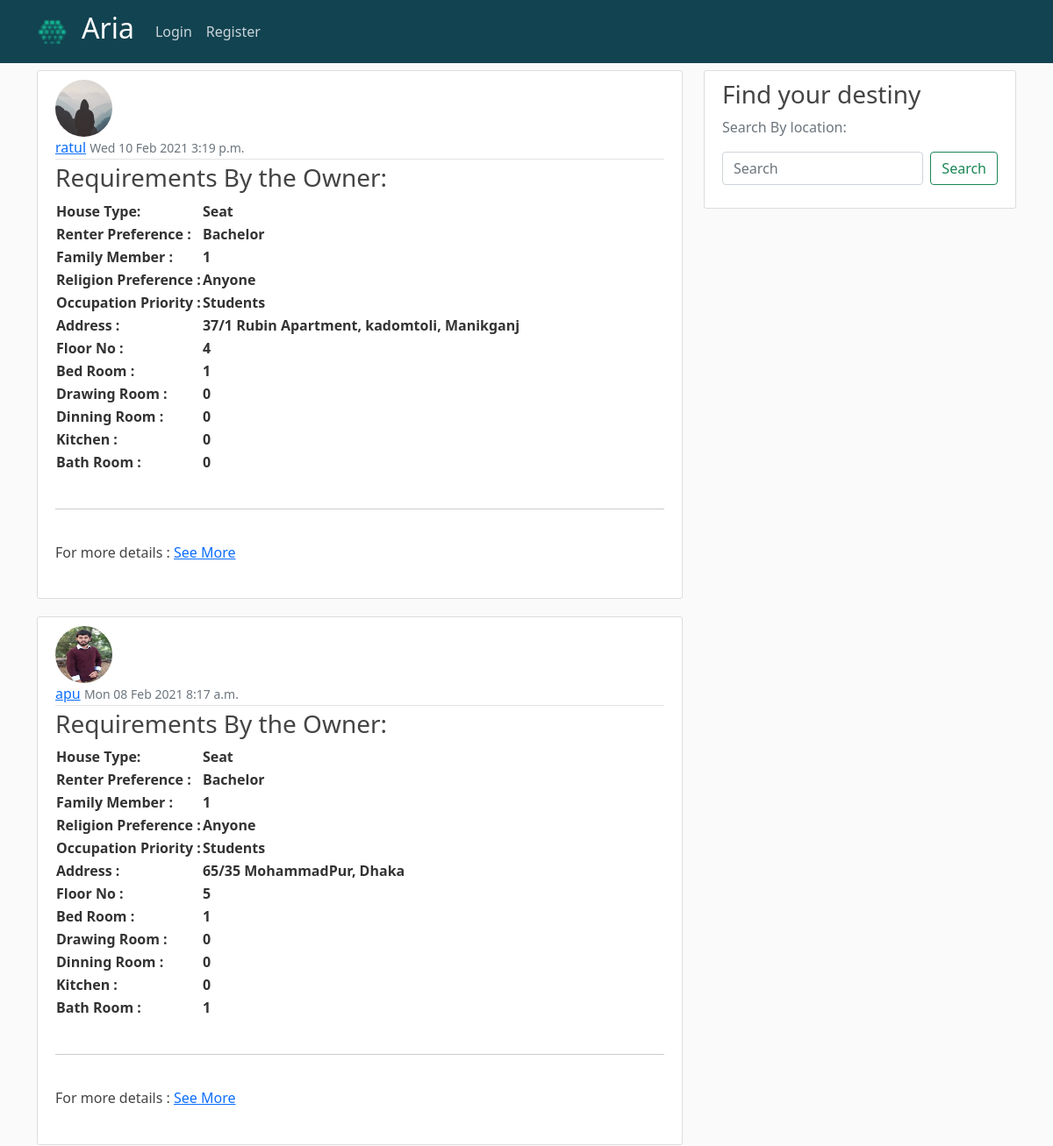
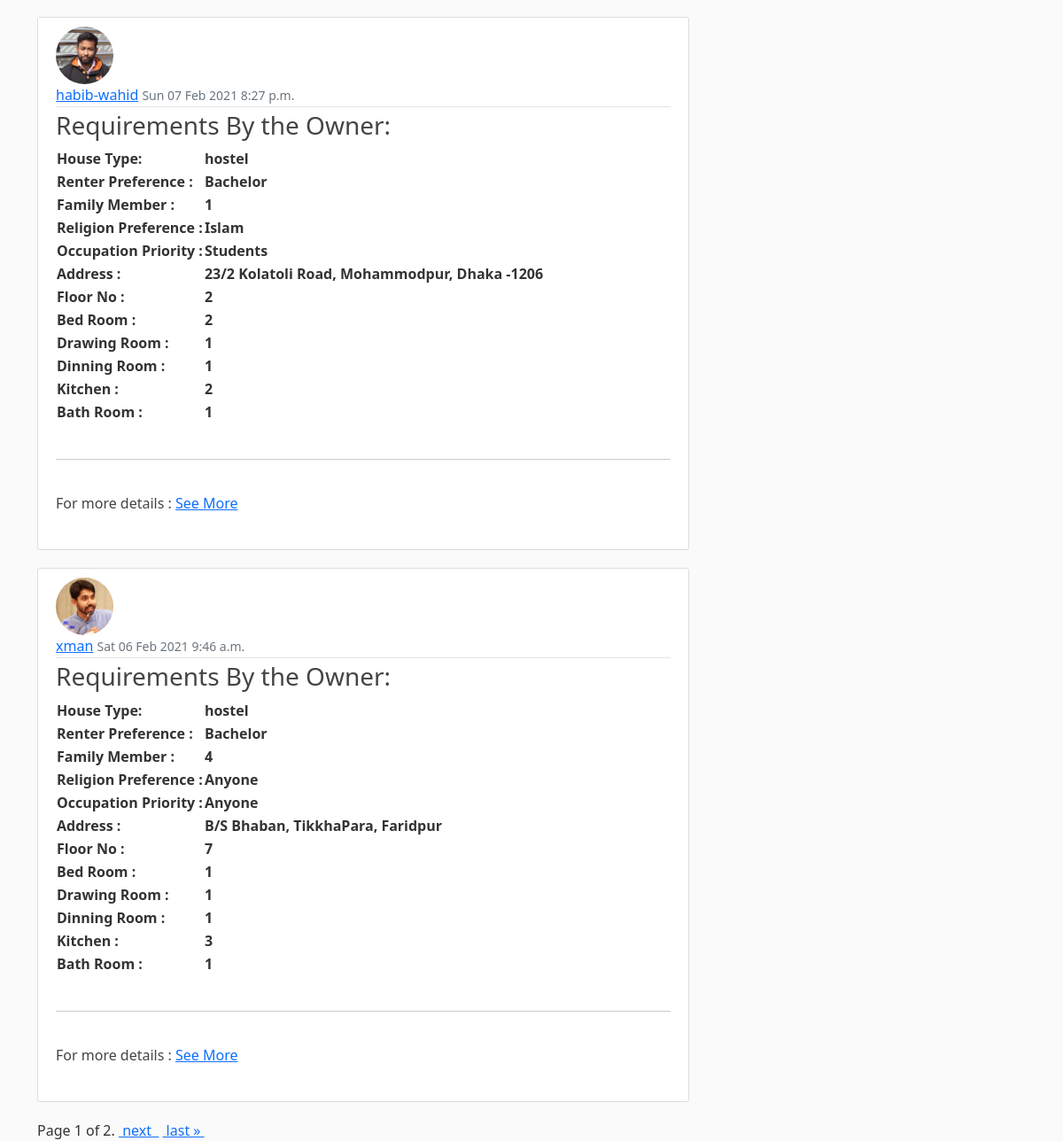
Page /home/ on the earlier database version (2 pictures, top to bottom).
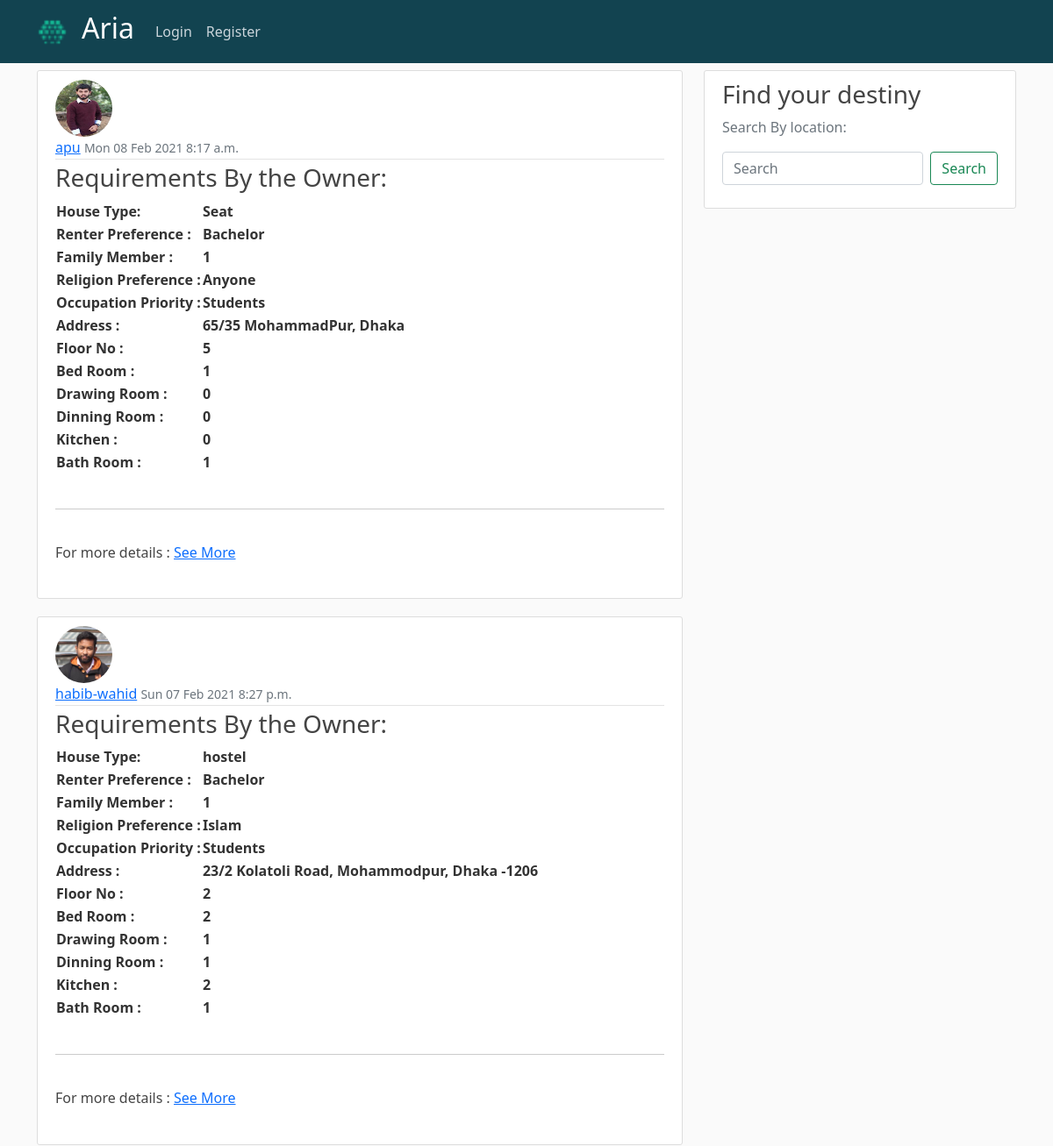
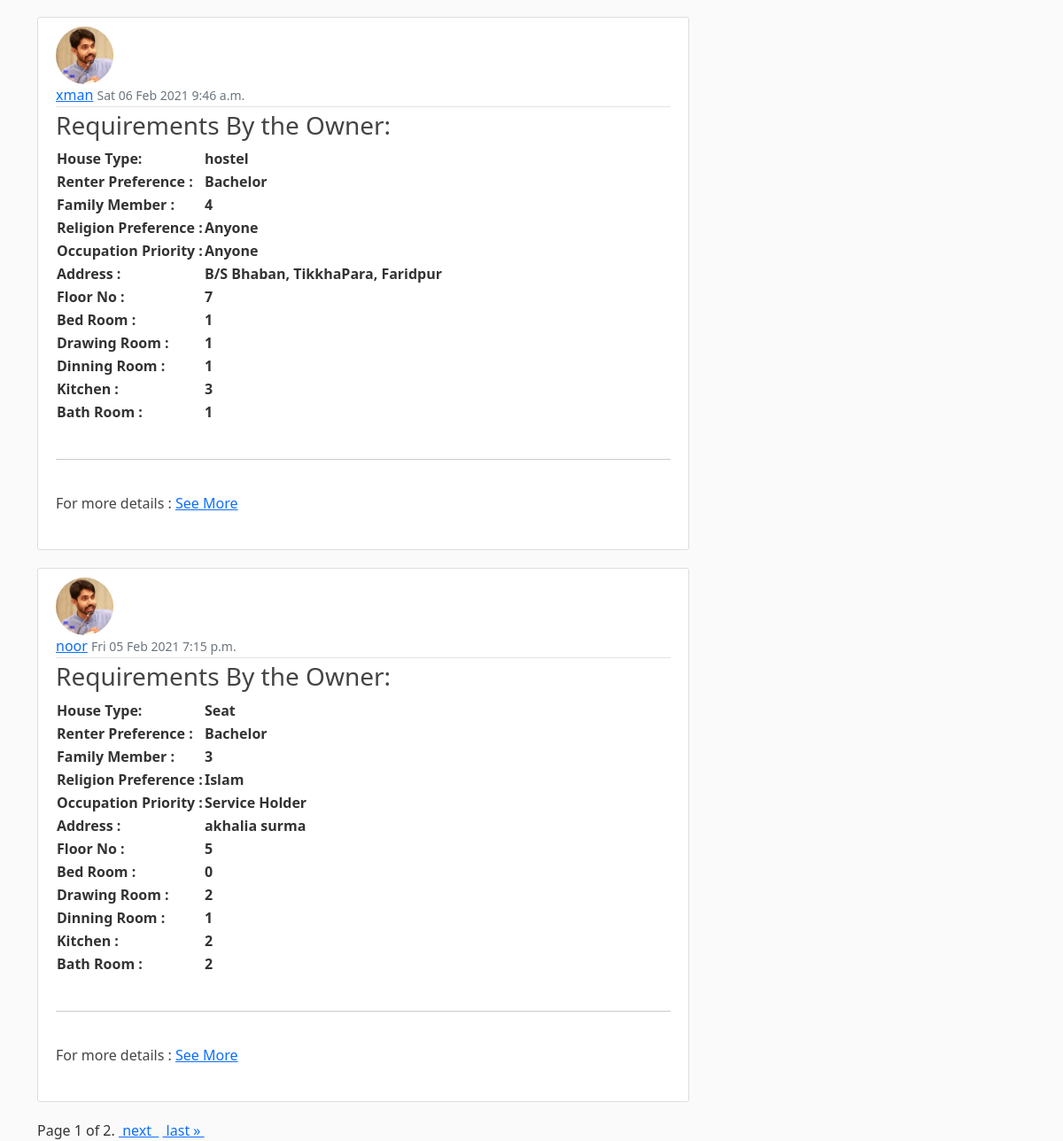
Same page on the later database version (2 pictures, top to bottom).
### blog/models.py (models this page shows, shortened)
class Post3(models.Model):
    owner = models.ForeignKey(User,on_delete=models.CASCADE)
    date_posted = models.DateTimeField(default=timezone.now)
    house_type = models.CharField(max_length=5,choices=HOUSE_CHOICES)
    renter_preference = models.CharField(max_length=5,choices=RENTER_CHOICES)
    family_member = models.CharField(max_length=5,choices=MEMBER_CHOICES)
    religion_preference = models.CharField(max_length=5,choices=RELIGION_CHOICES)
    occupation_priority = models.CharField(max_length=5,choices=OCCUPATION_CHOICES)
    address = models.CharField(max_length=150)
    floor = models.CharField(max_length=10,choices=FLOOR_CHOICES)
    bed_room = models.CharField(max_length=5,choices=BED_CHOICES)
    bed_room_image = models.ImageField(upload_to='profile_pics',null=True,blank=True)
    drawing_room = models.CharField(max_length=5,choices=BED_CHOICES)
    drawing_room_image = models.ImageField(upload_to='profile_pics',null=True,blank=True)
    dinning_room = models.CharField(max_length=5,choices=BED_CHOICES)
    dinning_room_image = models.ImageField(upload_to='profile_pics',null=True,blank=True)
    kitchen = models.CharField(max_length=5,choices=BED_CHOICES)
    kitchen_room_image = models.ImageField(upload_to='profile_pics',null=True,blank=True)
    bathroom = models.CharField(max_length=5,choices=BED_CHOICES)
    bath_room_image = models.ImageField(upload_to='profile_pics',null=True,blank=True)
    washing_Machine = models.CharField(max_length=3,choices=FACILITY_CHOICES)
    hot_water = models.CharField(max_length=3,choices=FACILITY_CHOICES)
    IPS = models.CharField(max_length=3,choices=FACILITY_CHOICES)
    Generator = models.CharField(max_length=3,choices=FACILITY_CHOICES)
    Belcony = models.CharField(max_length=3,choices=FACILITY_CHOICES)
    Oven = models.CharField(max_length=3,choices=FACILITY_CHOICES)
    lift = models.CharField(max_length=3,choices=FACILITY_CHOICES)
    refrigerator = models.CharField(max_length=3,choices=FACILITY_CHOICES)
    sofa = models.CharField(max_length=3,choices=FACILITY_CHOICES)
    wifi = models.CharField(max_length=3,choices=FACILITY_CHOICES)
    ac = models.CharField(max_length=3,choices=FACILITY_CHOICES)
    television = models.CharField(max_length=3,choices=FACILITY_CHOICES)
    gas = models.CharField(max_length=3,choices=GAS_CHOICES)
    security = models.CharField(max_length=3,choices=FACILITY_CHOICES)
    parking = models.CharField(max_length=3,choices=FACILITY_CHOICES)
    house_rent = models.CharField(max_length=10)
    electricity_rent = models.CharField(max_length=5,null=True)
    gas_rent = models.CharField(max_length=5,null=True)
    water_rent = models.CharField(max_length=5,null=True)
    service_rent = models.CharField(max_length=5,null=True)
    rent_date = models.DateTimeField()
    any_special_instructions = models.TextField()

### users/models.py (models this page shows, shortened)
class Profile(models.Model):
    user = models.OneToOneField(User, on_delete = models.CASCADE)
    image = models.ImageField(default='default.jpg', upload_to='profile_pics')

### blog/views.py (the view)
# urls.py: path('home/', views.PostList1, name='blog-home'),
def PostList1(request):
    if 'q' in request.GET:
        q = request.GET['q']
        objects = Post3.objects.filter(address__icontains=q).order_by('-date_posted')
    else:
        objects = Post3.objects.all().order_by('-date_posted')
    paginator = Paginator(objects,4)
    page_number = request.GET.get('page')
    page_obj = paginator.get_page(page_number)
    return render(request,'blog/home1.html',{'page_obj':page_obj})

### blog/templates/blog/home1.html (shortened to what this page needs)
{% extends "blog/base.html" %}
{% block content %}
   {% for post in page_obj %}
   <article class="media content-section">
     <img class="rounded-circle article-img" src="{{ post.owner.profile.image.url}}" >
     <div class="media-body">
         <div class="article-metadata">
             <a class="mr-2" href="{% url 'user-profile' post.owner.username %}">{{ post.owner }}</a>
             <small class="text-muted">{{ post.date_posted|date:"D d M Y"}} {{ post.date_posted|time:"P"}}</small>
          </div>
           <div>
             <h3>Requirements By the Owner: </h3>
             <table>
               <tr>
                 <th> House Type:</th>
                 <th> {{ post.get_house_type_display }} </th>
               </tr>
               <tr>
                <th> Renter Preference :</th>
                <th> {{ post.get_renter_preference_display }} </th>
              </tr>
              <tr>
                <th> Family Member :</th>
                <th> {{ post.get_family_member_display }} </th>
              </tr>
              <tr>
                <th> Religion Preference :</th>
                <th> {{ post.get_religion_preference_display }} </th>
              </tr>
              <tr>
                <th> Occupation Priority :</th>
                <th> {{ post.get_occupation_priority_display }} </th>
              </tr>
              <tr>
                <th> Address :</th>
                <th> {{ post.address }} </th>
              </tr>
              <tr>
                <th> Floor No :</th>
                <th> {{ post.get_floor_display }} </th>
              </tr>
              <tr>
                <th> Bed Room :</th>
                <th> {{ post.get_bed_room_display }} </th>
              </tr>
              <tr>
                <th> Drawing Room :</th>
                <th> {{ post.get_drawing_room_display }} </th>
              </tr>
              <tr>
                <th> Dinning Room :</th>
                <th> {{ post.get_dinning_room_display }} </th>
              </tr>
              <tr>
                <th> Kitchen :</th>
                <th> {{ post.get_kitchen_display }} </th>
              </tr>
              <tr>
                <th> Bath Room :</th>
                <th> {{ post.get_bathroom_display }} </th>
              </tr>
             </table>
             <br>
             <hr>
             <div class="article-content" >
              <h6>For more details :  <a href = "{%url 'post-detail' post.id %}"> See More </a> </h6>
            </div>
           </div>
     </article>
   {% endfor %}
   <div class="pagination">
       <span class="step-links">
          <span class="current">
              Page {{ page_obj.number }} of {{ page_obj.paginator.num_pages }}.
          </span>
          {% if page_obj.has_next %}
              <a href="?page={{ page_obj.next_page_number }}">&nbsp;next &nbsp;</a>
              <a href="?page={{ page_obj.paginator.num_pages }}">&nbsp;last &raquo;&nbsp;</a>
          {% endif %}
       </span>
   </div>
{% endblock content %}

Differences in the rows shown:
removed Post3: owner.profile.image (placeholder picture), owner "ratul", date_posted "Wed 10 Feb 2021", date_posted "3:19 p.m.", house_type "Seat", renter_preference "Bachelor", family_member "1", religion_preference "Anyone", occupation_priority "Students", address "37/1 Rubin Apartment, kadomtoli, Manikganj", floor "4", bed_room "1", drawing_room "0", dinning_room "0", kitchen "0", bathroom "0"
now on this page (row unchanged): Post3: owner.profile.image (picture), owner "noor", date_posted "Fri 05 Feb 2021", date_posted "7:15 p.m.", house_type "Seat", renter_preference "Bachelor", family_member "3", religion_preference "Islam", occupation_priority "Service Holder", address "akhalia surma", floor "5", bed_room "0", drawing_room "2", dinning_room "1", kitchen "2", bathroom "2"
